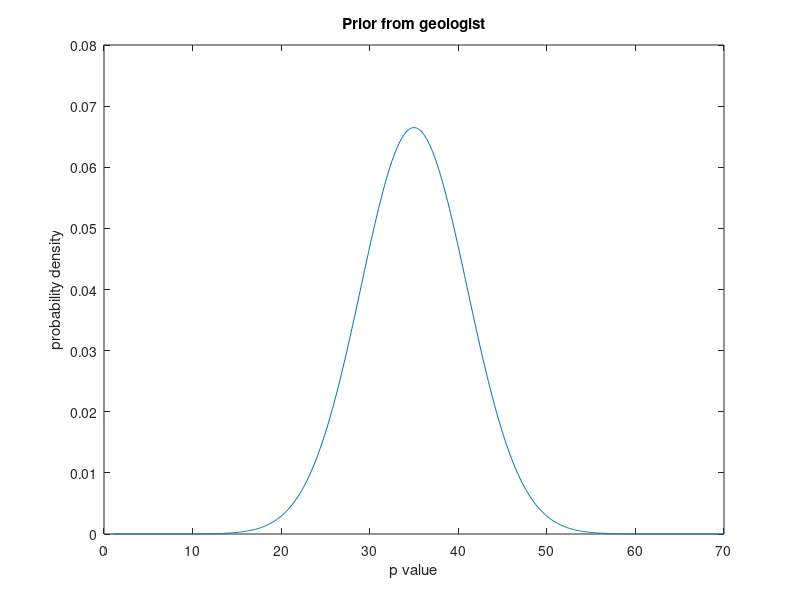
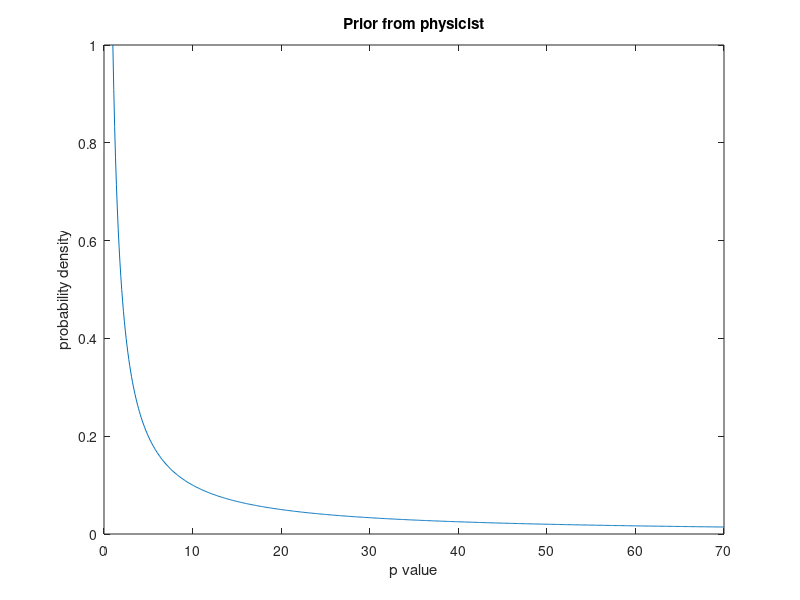
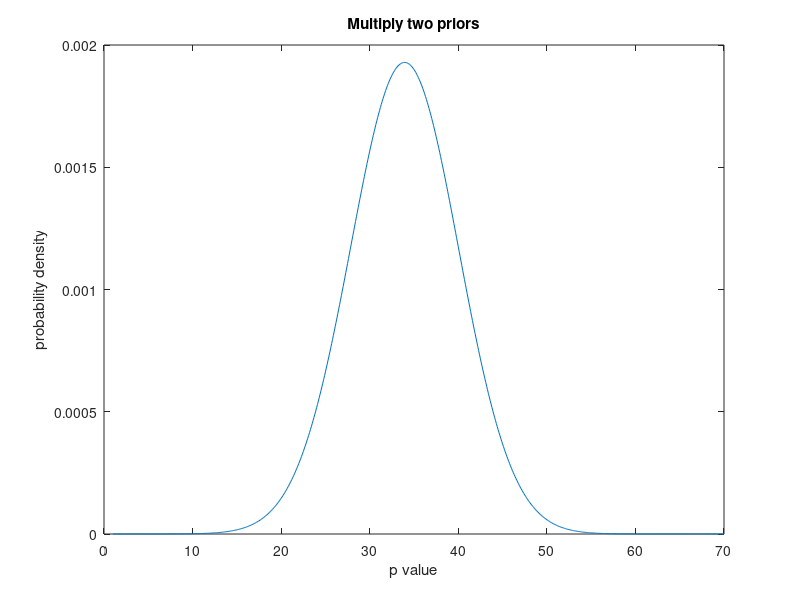

Recreate these plots in MATLAB, in order.
ii = 1:0.1:70;
mu = 35;
sig = 6;
yy = 1/(sqrt(2*pi)*sig)*exp(-(ii-mu).^2/(2*sig^2));
figure(1)
plot(ii,yy)
xlabel('p value');
ylabel('probability density');
title('Prior from geologist');
print('Geo_prior.pdf','-dpdf');


figure(2)
yy2 = 1./(ii);
plot(ii,yy2)
xlabel('p value');
ylabel('probability density');
title('Prior from physicist');
print('Phy_prior.pdf','-dpdf');


figure(3)
yy2yy = yy2.*yy;
plot(ii,yy2yy)
xlabel('p value');
ylabel('probability density');
title('Multiply two priors');
print('MUl_prior.pdf','-dpdf');
